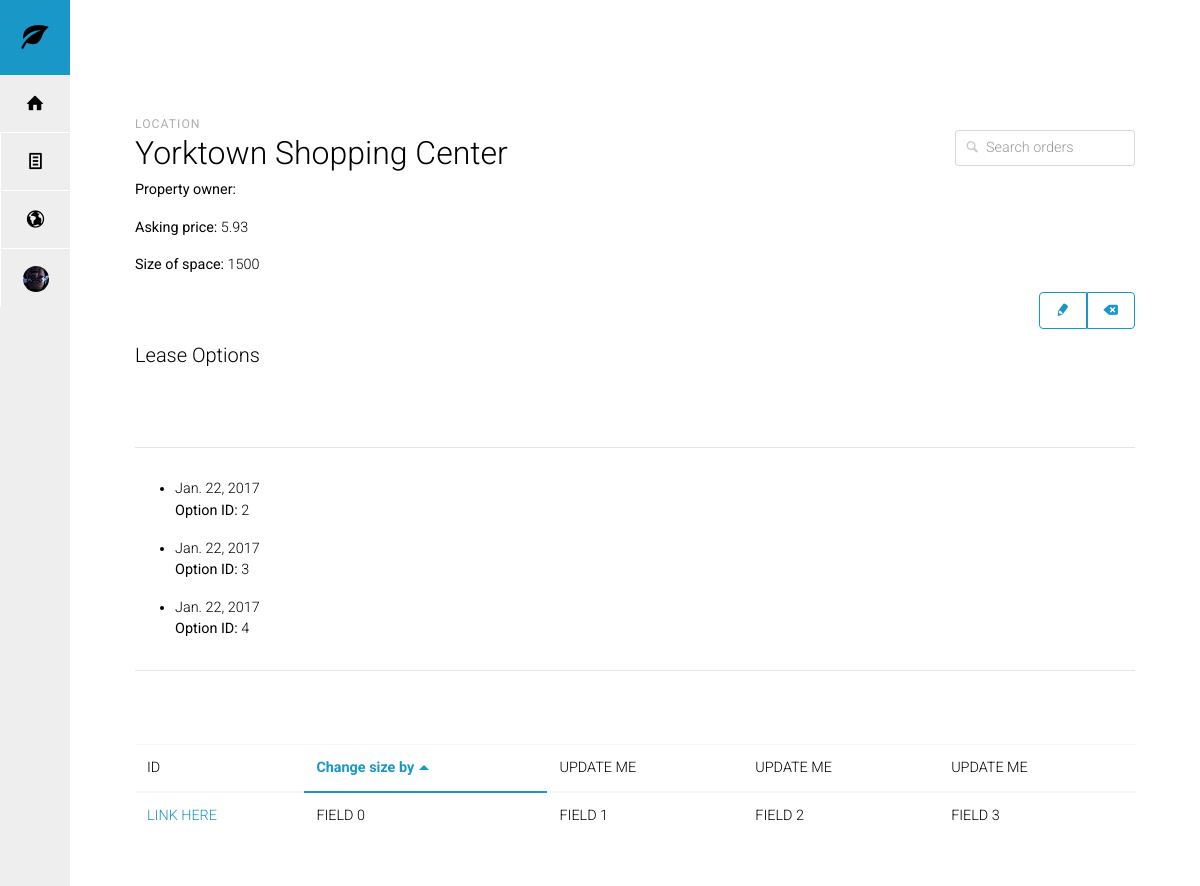
The app's page /commissions/lease/2/ with its own data.
### commissions/models.py (models this page shows, shortened)
class Lease(TimeStampedModel):
    tenant_name = models.CharField(max_length=80, blank=True)
    property_owner_name = models.CharField(max_length=80)
    location_name = models.CharField(max_length=120)
    signed_lease_date = models.DateField(null=True, blank=True)
    lease_term_in_months = models.IntegerField("lease term", null=True, blank=True)
    size_of_space = models.IntegerField(null=True, blank=True, default=0)
    rent_price = models.DecimalField(decimal_places=2, max_digits=8, default=0)
    lease_execution_date = models.DateField(null=True, blank=True)
    contingency_start_date = models.DateField(null=True, blank=True)
    contingency_end_date = models.DateField(null=True, blank=True)
    rent_commencement_date = models.DateField(null=True, blank=True)
    rent_rate_factor = models.DecimalField(decimal_places=4, default=1, max_digits=5)
    occupancy_date = models.DateField(null=True, blank=True)
    landlord_broker = models.CharField(max_length=80, blank=True)
    tenant_broker = models.CharField(max_length=80, blank=True)
    lease_expiration_date = models.DateField(null=True, blank=True)
    contingencies = models.TextField(max_length=1000, blank=True)
    deal_commission_rate = models.DecimalField(decimal_places=4, default=0, max_digits=5)
    house_broker = models.CharField(max_length=80, blank=True)
    house_broker_commission_rate = models.DecimalField(decimal_places=4, null=True, blank=True, max_digits=5, default=0)
    outside_broker_commission_rate = models.DecimalField(decimal_places=4, null=True, blank=True, max_digits=5, default=0)
    commission_payout_terms = models.TextField(max_length=1000, blank=True)
    send_invoice_to = models.CharField(max_length=120, blank=True)
    invoice_address = models.CharField(max_length=100, blank=True)
    invoice_city = models.CharField(max_length=30, blank=True)
    invoice_state = models.CharField(max_length=20, blank=True)
    invoice_zip = models.CharField(max_length=12, blank=True)
    invoice_phone = models.CharField(max_length=15, blank=True)
    contact_person = models.CharField(max_length=80, blank=True)
    outside_broker_contact = models.CharField(max_length=80, blank=True)
    outside_broker_contact_address = models.CharField(max_length=100, blank=True)
    outside_broker_contact_phone_number = models.CharField(max_length=15, blank=True)
    outside_broker_email_address = models.EmailField(blank=True)
    outside_broker_w9_on_file = models.BooleanField(default=False)
    notes = models.TextField(blank=True)
    contingency_time_in_days = models.IntegerField(null=True, blank=True, default=0)
    permit_type = models.CharField(max_length=100, blank=True)
    added_by = models.ForeignKey(MyUser, blank=True, null=True)
    class Meta:
        verbose_name = ("Lease")
        verbose_name_plural = ("Leases")
        ordering = ("-created",)

class Option(models.Model):
    lease = models.ForeignKey('Lease', on_delete=models.CASCADE, null=True)
    terms = models.TextField(blank=True)
    notice_date = models.DateField(null=True, blank=True)
    commencement_date = models.DateField(null=True, blank=True)
    expiration_date = models.DateField(null=True, blank=True)
    size = models.IntegerField(null=True, blank=True, default=0)
    commission_rate = models.DecimalField(decimal_places=4, default=0, max_digits=5)
    contingencies = models.TextField(blank=True)
    created = models.DateTimeField(auto_now=False, auto_now_add=True)
    date_modified = models.DateTimeField(auto_now=True, auto_now_add=False)
    class Meta:
        ordering = ("-expiration_date",)

### commissions/views.py (the view)
# urls.py: url(r'^lease/(?P<pk>[0-9]+)/$', views.LeaseDetailView.as_view(), name='lease-detail'),
class LeaseDetailView(generic.DetailView):
    model = Lease
    def get_context_data(self, **kwargs):
        context = super(LeaseDetailView, self).get_context_data(**kwargs)
        context['options_list'] = Option.objects.all()
        return context

### commissions/templates/commissions/lease_detail.html (shortened to what this page needs)
{% extends 'base.html' %}
{% block content %}
   <p><strong>Genres:</strong>
  </p>
  <div class="container">
        <div class="dashhead">
  <div class="dashhead-titles">
    <h6 class="dashhead-subtitle">Location</h6>
    <h2 class="dashhead-title">{{ lease.location_name }}</h2>
    <p><strong>Property owner:</strong>{{ lease.property_owner_name }} </p>
    <p><strong>Asking price:</strong> {{ lease.rent_price }} </p>
    <p><strong>Size of space:</strong> {{ lease.size_of_space }} </p>
  </div>
  <div class="btn-toolbar dashhead-toolbar">
    <div class="btn-toolbar-item input-with-icon">
      <input type="text" class="form-control input-block" placeholder="Search orders">
      <span class="icon icon-magnifying-glass"></span>
    </div>
  </div>
  </div>
  <div class="flextable table-actions">
    <div class="flextable-item flextable-primary">
    </div>
    <div class="flextable-item">
      <div class="btn-group">
        <button type="button" class="btn btn-outline-primary">
          <span class="icon icon-pencil"></span>
        </button>
        <button type="button" class="btn btn-outline-primary">
          <span class="icon icon-erase"></span>
        </button>
      </div>
    </div>
  </div>
<h5> Lease Options </h5>
<br/>
<br/>
<hr>
    <ul>
        {% for option in lease.option_set.all %}
            <li>{{ option.commencement_date }}</li>
            <p><strong>Option ID:</strong> {{ option.id }}</p>
         {% endfor %}
    </ul>
<hr>
<br/>
<br/>
  <div class="table-responsive">
    <table class="table" data-sort="table">
      <thead>
        <tr>
          <th>ID</th>
          <th>Change size by</th>
          <th>UPDATE ME</th>
          <th>UPDATE ME</th>
          <th>UPDATE ME</th>
        </tr>
      </thead>
      <tbody>
        <tr>
          <td><a href="#">LINK HERE</a></td>
          <td>FIELD 0</td>
          <td>FIELD 1</td>
          <td>FIELD 2</td>
          <td>FIELD 3</td>
        </tr>
      </tbody>
    </table>
  </div>
{% endblock %}

### commissions/static/css/application.css (style rules this page uses)
body { padding-top: 20px; padding-bottom: 20px; }
@media (min-width: 768px) { body { padding-top: 50px; padding-bottom: 50px; } }
h1, h2, h3, h4, h5, h6, .h1, .h2, .h3, .h4, .h5, .h6 { margin-top: 0; }
hr { margin-top: 30px; margin-bottom: 30px; }

### commissions/static/css/docs.css (style rules this page uses)
body { overflow-x: hidden; padding-bottom: 40px; }

### commissions/static/css/style.css (style rules this page uses)
body { padding-top: 5rem; background-color: white; }

### commissions/templates/base.html (style rules this page uses)
body { width: 1px; min-width: 100%; *width: 100%; }

### records on screen
Lease: location_name "Yorktown Shopping Center", rent_price "5.93", size_of_space "1500"
Option: commencement_date "Jan. 22, 2017", id "2"
Option: commencement_date "Jan. 22, 2017", id "3"
Option: commencement_date "Jan. 22, 2017", id "4"
